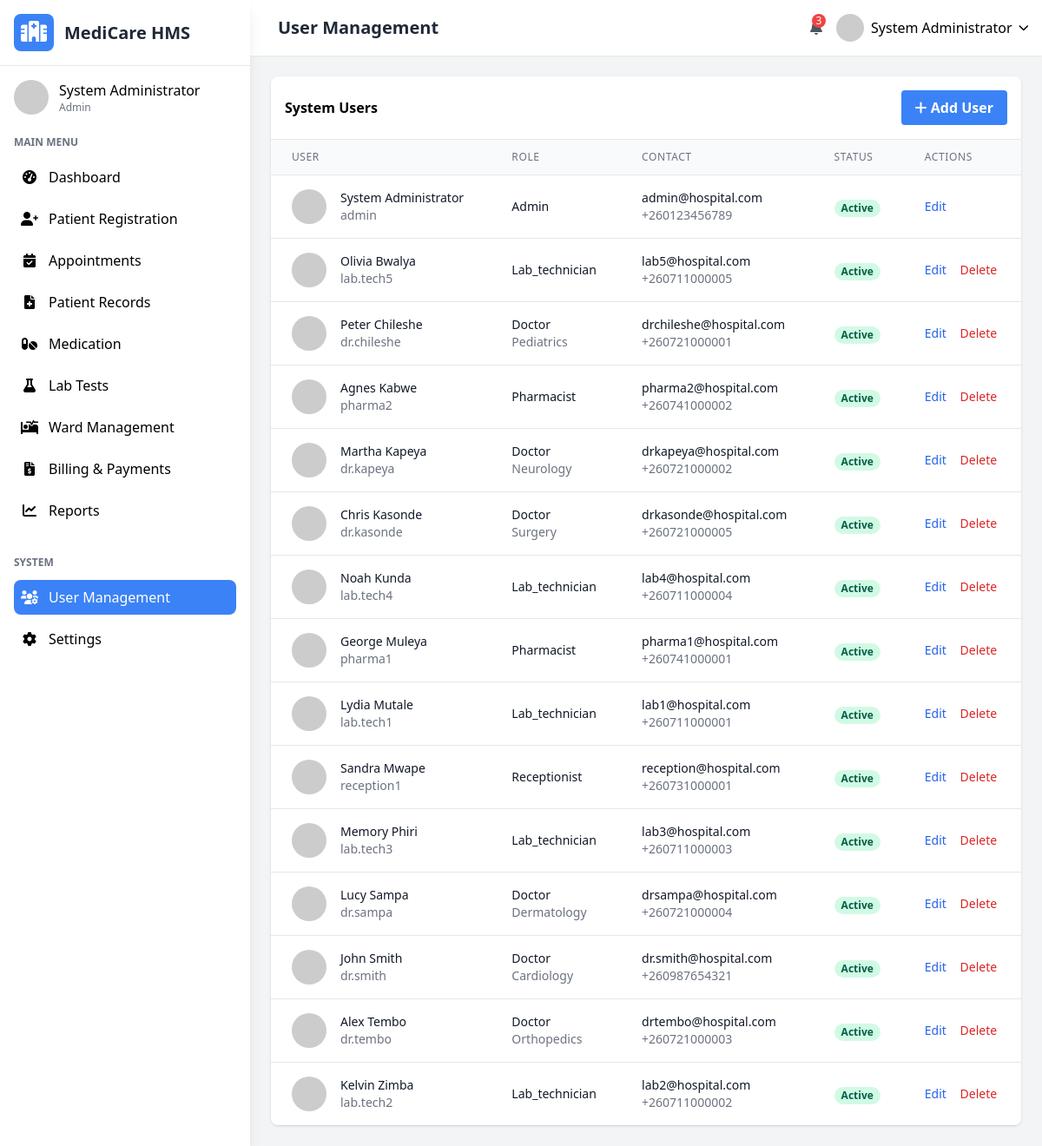
The page /users.php (signed in) on the database as committed earlier.
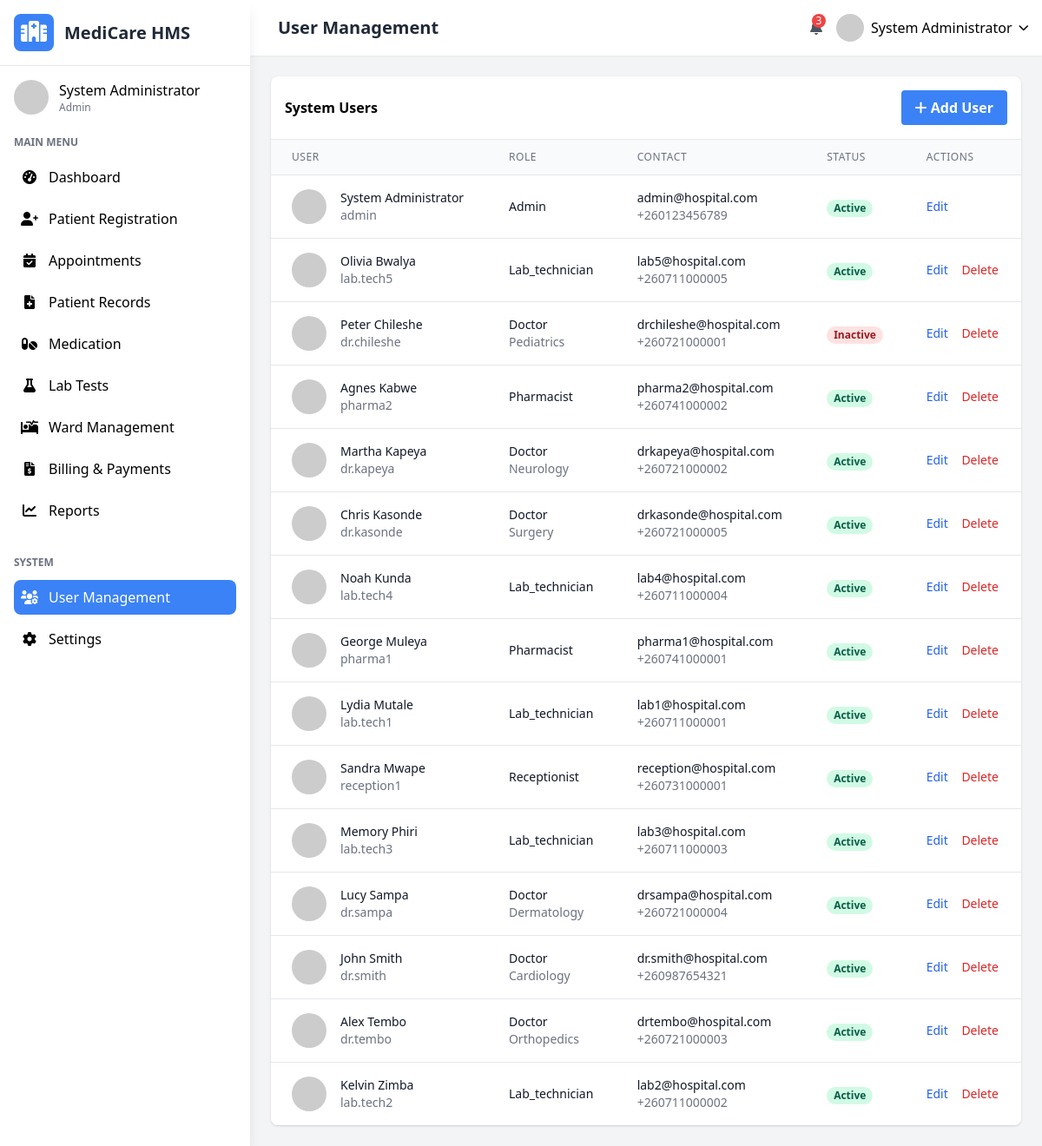
The same page on the database as committed later.
### tables this page shows
CREATE TABLE `users` (
  `user_id` int(11) NOT NULL,
  `username` varchar(50) NOT NULL,
  `password_hash` varchar(255) NOT NULL,
  `email` varchar(100) NOT NULL,
  `first_name` varchar(50) NOT NULL,
  `last_name` varchar(50) NOT NULL,
  `role` enum('admin','doctor','nurse','receptionist','lab_technician','pharmacist') NOT NULL,
  `specialization` varchar(100) DEFAULT NULL,
  `phone` varchar(20) DEFAULT NULL,
  `address` text DEFAULT NULL,
  `hire_date` date DEFAULT NULL,
  `status` enum('active','inactive','on_leave') DEFAULT 'active',
  `created_at` timestamp NOT NULL DEFAULT current_timestamp(),
  `updated_at` timestamp NOT NULL DEFAULT current_timestamp() ON UPDATE current_timestamp()
);

### users.php (the view, shortened to what the changed rows need)
<?php
require_once 'includes/header.php';
$editing = false;
$user_data = null;
?>
<?php if ($editing): ?>
<div class="bg-white rounded-lg shadow p-6 mb-6">
    <h3 class="font-semibold text-lg mb-4"><?php echo isset($_GET['edit']) ? 'Edit User' : 'Add New User'; ?></h3>
    <form method="POST" action="">
        <div class="grid grid-cols-1 md:grid-cols-2 gap-4">
            <div>
                <label class="block text-gray-700 text-sm font-bold mb-2" for="username">Username</label>
                <input class="shadow appearance-none border rounded w-full py-2 px-3 text-gray-700 leading-tight focus:outline-none focus:shadow-outline"
                    id="username" name="username" type="text" placeholder="Username"
                    value="<?php echo htmlspecialchars($user_data['username'] ?? ''); ?>" required>
            </div>
            <div>
                <label class="block text-gray-700 text-sm font-bold mb-2" for="email">Email</label>
                <input class="shadow appearance-none border rounded w-full py-2 px-3 text-gray-700 leading-tight focus:outline-none focus:shadow-outline"
                    id="email" name="email" type="email" placeholder="Email"
                    value="<?php echo htmlspecialchars($user_data['email'] ?? ''); ?>" required>
            </div>
            <div>
                <label class="block text-gray-700 text-sm font-bold mb-2" for="first_name">First Name</label>
                <input class="shadow appearance-none border rounded w-full py-2 px-3 text-gray-700 leading-tight focus:outline-none focus:shadow-outline"
                    id="first_name" name="first_name" type="text" placeholder="First Name"
                    value="<?php echo htmlspecialchars($user_data['first_name'] ?? ''); ?>" required>
            </div>
            <div>
                <label class="block text-gray-700 text-sm font-bold mb-2" for="last_name">Last Name</label>
                <input class="shadow appearance-none border rounded w-full py-2 px-3 text-gray-700 leading-tight focus:outline-none focus:shadow-outline"
                    id="last_name" name="last_name" type="text" placeholder="Last Name"
                    value="<?php echo htmlspecialchars($user_data['last_name'] ?? ''); ?>" required>
            </div>
            <div>
                <label class="block text-gray-700 text-sm font-bold mb-2" for="role">Role</label>
                <select class="shadow appearance-none border rounded w-full py-2 px-3 text-gray-700 leading-tight focus:outline-none focus:shadow-outline"
                    id="role" name="role" required>
                    <option value="admin" <?php echo (isset($user_data['role']) && $user_data['role'] == 'admin') ? 'selected' : ''; ?>>Administrator</option>
                    <option value="doctor" <?php echo (isset($user_data['role']) && $user_data['role'] == 'doctor') ? 'selected' : ''; ?>>Doctor</option>
                    <option value="nurse" <?php echo (isset($user_data['role']) && $user_data['role'] == 'nurse') ? 'selected' : ''; ?>>Nurse</option>
                    <option value="receptionist" <?php echo (isset($user_data['role']) && $user_data['role'] == 'receptionist') ? 'selected' : ''; ?>>Receptionist</option>
                    <option value="lab_technician" <?php echo (isset($user_data['role']) && $user_data['role'] == 'lab_technician') ? 'selected' : ''; ?>>Lab Technician</option>
                    <option value="pharmacist" <?php echo (isset($user_data['role']) && $user_data['role'] == 'pharmacist') ? 'selected' : ''; ?>>Pharmacist</option>
                </select>
            </div>
            <div>
                <label class="block text-gray-700 text-sm font-bold mb-2" for="specialization">Specialization</label>
                <input class="shadow appearance-none border rounded w-full py-2 px-3 text-gray-700 leading-tight focus:outline-none focus:shadow-outline"
                    id="specialization" name="specialization" type="text" placeholder="Specialization (for doctors)"
                    value="<?php echo htmlspecialchars($user_data['specialization'] ?? ''); ?>">
            </div>
            <div>
                <label class="block text-gray-700 text-sm font-bold mb-2" for="phone">Phone</label>
                <input class="shadow appearance-none border rounded w-full py-2 px-3 text-gray-700 leading-tight focus:outline-none focus:shadow-outline"
                    id="phone" name="phone" type="tel" placeholder="Phone"
                    value="<?php echo htmlspecialchars($user_data['phone'] ?? ''); ?>">
            </div>
            <div>
                <label class="block text-gray-700 text-sm font-bold mb-2" for="hire_date">Hire Date</label>
                <input class="shadow appearance-none border rounded w-full py-2 px-3 text-gray-700 leading-tight focus:outline-none focus:shadow-outline"
                    id="hire_date" name="hire_date" type="date"
                    value="<?php echo htmlspecialchars($user_data['hire_date'] ?? date('Y-m-d')); ?>">
            </div>
            <div>
                <label class="block text-gray-700 text-sm font-bold mb-2" for="status">Status</label>
                <select class="shadow appearance-none border rounded w-full py-2 px-3 text-gray-700 leading-tight focus:outline-none focus:shadow-outline"
                    id="status" name="status" required>
                    <option value="active" <?php echo (isset($user_data['status']) && $user_data['status'] == 'active') ? 'selected' : ''; ?>>Active</option>
                    <option value="inactive" <?php echo (isset($user_data['status']) && $user_data['status'] == 'inactive') ? 'selected' : ''; ?>>Inactive</option>
                    <option value="on_leave" <?php echo (isset($user_data['status']) && $user_data['status'] == 'on_leave') ? 'selected' : ''; ?>>On Leave</option>
                </select>
            </div>
            <div class="md:col-span-2">
                <label class="block text-gray-700 text-sm font-bold mb-2" for="address">Address</label>
                <textarea class="shadow appearance-none border rounded w-full py-2 px-3 text-gray-700 leading-tight focus:outline-none focus:shadow-outline"
                    id="address" name="address" placeholder="Address" rows="3"><?php echo htmlspecialchars($user_data['address'] ?? ''); ?></textarea>
            </div>
            <div>
                <label class="block text-gray-700 text-sm font-bold mb-2" for="password">Password</label>
                <input class="shadow appearance-none border rounded w-full py-2 px-3 text-gray-700 leading-tight focus:outline-none focus:shadow-outline"
                    id="password" name="password" type="password" placeholder="Leave blank to keep current">
            </div>
            <div>
                <label class="block text-gray-700 text-sm font-bold mb-2" for="confirm_password">Confirm Password</label>
                <input class="shadow appearance-none border rounded w-full py-2 px-3 text-gray-700 leading-tight focus:outline-none focus:shadow-outline"
                    id="confirm_password" name="confirm_password" type="password" placeholder="Confirm password">
            </div>
        </div>
        <div class="mt-6 flex justify-end space-x-4">
            <a href="users.php" class="bg-gray-500 hover:bg-gray-600 text-white font-bold py-2 px-4 rounded focus:outline-none focus:shadow-outline">
                Cancel
            </a>
            <?php if (isset($_GET['edit'])): ?>
                <input type="hidden" name="user_id" value="<?php echo $user_data['user_id']; ?>">
                <button type="submit" name="update_user" class="bg-blue-500 hover:bg-blue-600 text-white font-bold py-2 px-4 rounded focus:outline-none focus:shadow-outline">
                    Update User
                </button>
            <?php else: ?>
                <button type="submit" name="add_user" class="bg-blue-500 hover:bg-blue-600 text-white font-bold py-2 px-4 rounded focus:outline-none focus:shadow-outline">
                    Add User
                </button>
            <?php endif; ?>
        </div>
    </form>
</div>
<?php else: ?>
<div class="bg-white rounded-lg shadow overflow-hidden">
    <div class="overflow-x-auto">
        <table class="min-w-full divide-y divide-gray-200">
            <thead class="bg-gray-50">
                <tr>
                    <th class="px-6 py-3 text-left text-xs font-medium text-gray-500 uppercase tracking-wider">User</th>
                    <th class="px-6 py-3 text-left text-xs font-medium text-gray-500 uppercase tracking-wider">Role</th>
                    <th class="px-6 py-3 text-left text-xs font-medium text-gray-500 uppercase tracking-wider">Contact</th>
                    <th class="px-6 py-3 text-left text-xs font-medium text-gray-500 uppercase tracking-wider">Status</th>
                    <th class="px-6 py-3 text-left text-xs font-medium text-gray-500 uppercase tracking-wider">Actions</th>
                </tr>
            </thead>
            <tbody class="bg-white divide-y divide-gray-200">
                <?php
                $users = $conn->query("SELECT * FROM users ORDER BY last_name, first_name");
                while ($usr = $users->fetch_assoc()):
                    $status_class = '';
                    switch ($usr['status']) {
                        case 'active': $status_class = 'bg-green-100 text-green-800'; break;
                        case 'inactive': $status_class = 'bg-red-100 text-red-800'; break;
                    }
                ?>
                <tr class="hover:bg-gray-50">
                    <td class="px-6 py-4 whitespace-nowrap">
                        <div class="flex items-center">
                            <div class="flex-shrink-0 h-10 w-10">
                                <img class="h-10 w-10 rounded-full" src="https://randomuser.me/api/portraits/lego/<?php echo $usr['user_id'] % 10; ?>.jpg" alt="">
                            </div>
                            <div class="ml-4">
                                <div class="text-sm font-medium text-gray-900"><?php echo htmlspecialchars($usr['first_name'] . ' ' . $usr['last_name']); ?></div>
                                <div class="text-sm text-gray-500"><?php echo htmlspecialchars($usr['username']); ?></div>
                            </div>
                        </div>
                    </td>
                    <td class="px-6 py-4 whitespace-nowrap">
                        <div class="text-sm text-gray-900"><?php echo ucfirst($usr['role']); ?></div>
                        <div class="text-sm text-gray-500"><?php echo htmlspecialchars($usr['specialization']); ?></div>
                    </td>
                    <td class="px-6 py-4 whitespace-nowrap">
                        <div class="text-sm text-gray-900"><?php echo htmlspecialchars($usr['email']); ?></div>
                        <div class="text-sm text-gray-500"><?php echo htmlspecialchars($usr['phone']); ?></div>
                    </td>
                    <td class="px-6 py-4 whitespace-nowrap">
                        <span class="px-2 inline-flex text-xs leading-5 font-semibold rounded-full <?php echo $status_class; ?>">
                            <?php echo ucfirst(str_replace('_', ' ', $usr['status'])); ?>
                        </span>
                    </td>
                    <td class="px-6 py-4 whitespace-nowrap text-sm font-medium">
                        <a href="users.php?edit=<?php echo $usr['user_id']; ?>" class="text-blue-600 hover:text-blue-900 mr-3">Edit</a>
                        <?php if ($usr['user_id'] != $_SESSION['user_id']): ?>
                            <a href="users.php?delete=<?php echo $usr['user_id']; ?>" class="text-red-600 hover:text-red-900" onclick="return confirm('Are you sure you want to delete this user?');">Delete</a>
                        <?php endif; ?>
                    </td>
                </tr>
                <?php endwhile; ?>
            </tbody>
        </table>
    </div>
</div>
<?php endif; ?>
<?php require_once 'includes/footer.php'; ?>

Rows that differ between the two databases and show on the page:
changed users "Peter Chileshe": status "Active" → "Inactive"
